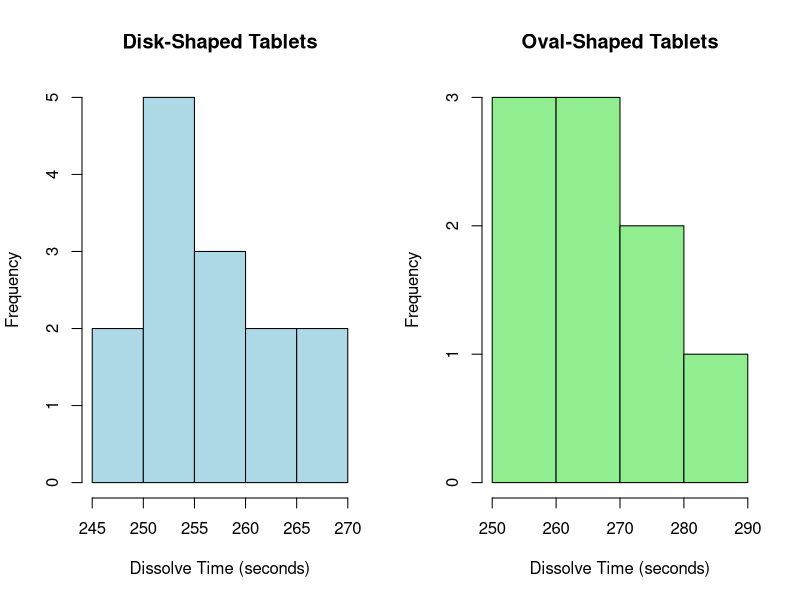
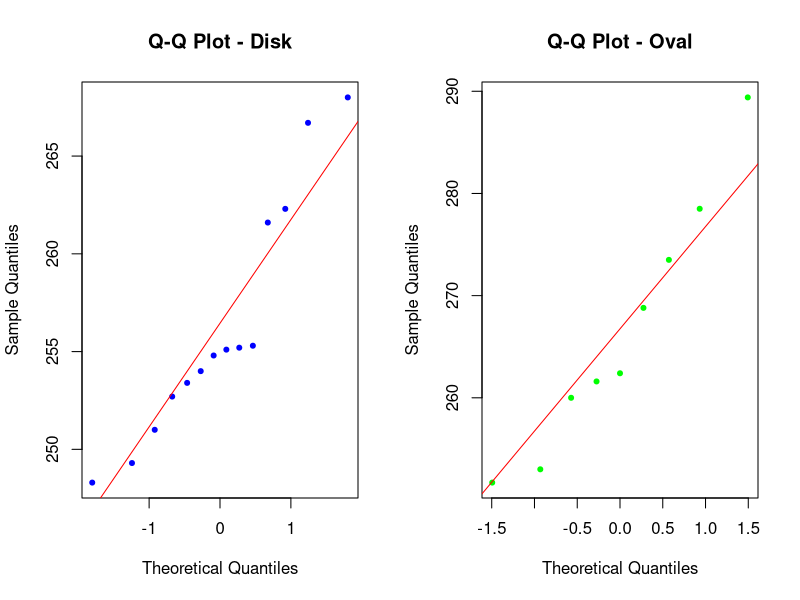
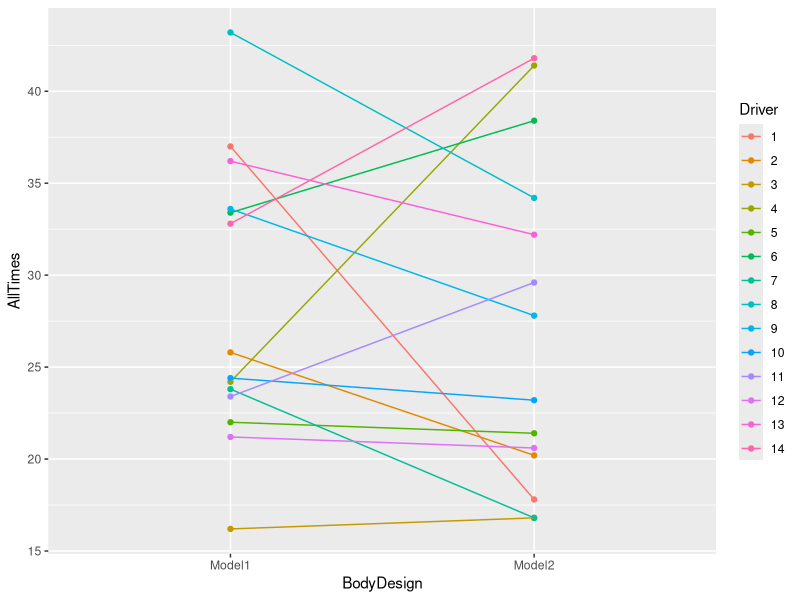
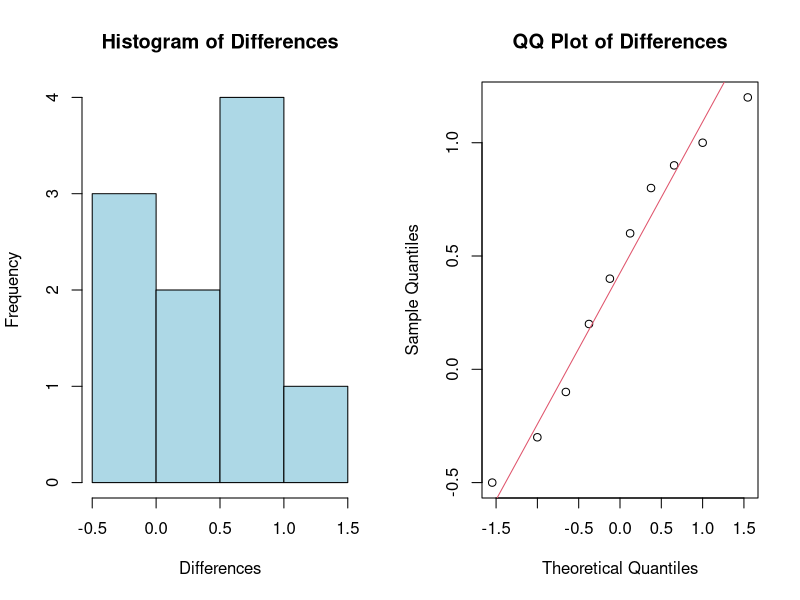

Recreate these plots in R, in order.
## ---- chunk 1
knitr::opts_chunk$set(echo = TRUE)
## ---- chunk 2
# Dissolve time data
disk_data <- c(268.0, 249.3, 255.2, 252.7, 254.0, 261.6, 248.3, 266.7, 254.8, 255.1, 262.3, 255.3, 251.0, 253.4)
oval_data <- c(268.8, 260.0, 273.5, 251.7, 278.5, 289.4, 261.6, 253.0, 262.4)

# Numeric summaries
disk_summary <- c(mean(disk_data), median(disk_data), var(disk_data), length(disk_data))
oval_summary <- c(mean(oval_data), median(oval_data), var(oval_data), length(oval_data))

# Print summaries
cat("Disk Summary:", disk_summary, "\n")
cat("Oval Summary:", oval_summary, "\n")

# Create histograms
par(mfrow=c(1,2))
hist(disk_data, main="Disk-Shaped Tablets", xlab="Dissolve Time (seconds)", col="lightblue", border="black")
hist(oval_data, main="Oval-Shaped Tablets", xlab="Dissolve Time (seconds)", col="lightgreen", border="black")

# Create Q-Q plots
par(mfrow=c(1,2))
qqnorm(disk_data, main="Q-Q Plot - Disk", col="blue", pch=20)
qqline(disk_data, col="red")
qqnorm(oval_data, main="Q-Q Plot - Oval", col="green", pch=20)
qqline(oval_data, col="red")

## ---- chunk 3
# Data
disk <- c(268.0, 249.3, 255.2, 252.7, 254.0, 261.6, 248.3, 266.7, 254.8, 255.1, 262.3, 255.3, 251.0, 253.4)
oval <- c(268.8, 260.0, 273.5, 251.7, 278.5, 289.4, 261.6, 253.0, 262.4)

# Two-sample t-test with unequal variances
result <- t.test(disk, oval, var.equal = FALSE)

# Display the result
print(result)

## ---- chunk 4
boottwo = function(dat1, dat2, nboot) {
bootstat = numeric(nboot) #Make Empty Vector for t* to fill
obsdiff = mean(dat1) - mean(dat2)
n1 = length(dat1)
n2 = length(dat2)
for(i in 1:nboot) {
samp1 = sample(dat1, size = n1, replace = T) #Sample From Sample Data
samp2 = sample(dat2, size = n2, replace = T)
bootmean1 = mean(samp1)
bootmean2 = mean(samp2)
bootvar1 = var(samp1)
bootvar2 = var(samp2)
bootstat[i] = ((bootmean1 - bootmean2) - obsdiff)/sqrt((bootvar1/n1) +
(bootvar2/n2)) #Compute and Save “bootstrap t” value
}
return(bootstat)
}
## ---- chunk 5
boot = boottwo(disk_data, oval_data, 30000)
t_obs = (mean(disk_data) - mean(oval_data) - 0)/(sqrt((var(disk_data)/length(disk_data)) + (var(oval_data)/length(oval_data))))
summa = sum(boot <= t_obs) + sum(boot >= t_obs)
pvalue = 2 * (1/summa)
pvalue
## ---- chunk 6
quantile(boot, probs = c(0.005,0.995))
sqrt(var(disk_data)/length(disk_data) + var(oval_data)/length(oval_data))
higher = mean(disk_data) - mean(oval_data) - -2.800586 * (sqrt((var(disk_data)/length(disk_data)) + (var(oval_data)/length(oval_data))))
lower = mean(disk_data) - mean(oval_data) - 3.867212 * (sqrt((var(disk_data)/length(disk_data)) + (var(oval_data)/length(oval_data))))

lower
higher
## ---- chunk 7
# Data
polluted <- c(21.3, 18.7, 23.0, 17.1, 16.8, 20.9, 19.7)
unpolluted <- c(14.2, 18.3, 17.2, 18.4, 20.0)

# Wilcoxon Rank Sum Test
result <- wilcox.test(polluted, unpolluted, alternative = "greater")

# Print the result
cat("Wilcoxon Rank Sum Test:\n")
cat("W statistic:", result$statistic, "\n")
cat("P-value:", result$p.value, "\n")

# Conclusion
alpha <- 0.05
if (result$p.value < alpha) {
  cat("Conclusion: Reject the null hypothesis at the", alpha, "level.\n")
} else {
  cat("Conclusion: Fail to reject the null hypothesis at the", alpha, "level.\n")
}

## ---- chunk 8
Model1=c(37.0, 25.8, 16.2, 24.2, 22.0, 33.4, 23.8, 43.2, 33.6, 24.4, 23.4, 21.2, 36.2, 32.8)
Model2=c(17.8, 20.2, 16.8, 41.4, 21.4, 38.4, 16.8, 34.2, 27.8, 23.2, 29.6, 20.6, 32.2, 41.8)
Driver=1:14

AllTimes<-c(Model1, Model2)
BodyDesign<-as.factor(c(rep("Model1", 14), rep("Model2", 14)))
Driver<-as.factor(rep(Driver,2))

Parking_data<-data.frame(AllTimes, BodyDesign, Driver)

require(ggplot2)
ggplot(data=Parking_data, aes(x=BodyDesign, y=AllTimes, color=Driver, group=Driver))+
  geom_point()+
  geom_line()

## ---- chunk 9
# Sample data (replace this with your actual data)
differences <- c(1.2, 0.8, -0.5, 1.0, 0.2, -0.1, -0.3, 0.6, 0.9, 0.4)

# Histogram
hist(differences, main = "Histogram of Differences", xlab = "Differences", col = "lightblue", border = "black")

# QQ plot
qqnorm(differences, main = "QQ Plot of Differences")
qqline(differences, col = 2)

## ---- chunk 10
# Sample data (replace this with your actual data)
model1 <- c(37.0, 25.8, 16.2, 24.2, 22.0, 33.4, 23.8, 43.2, 33.6, 24.4, 23.4, 21.2, 36.2, 32.8)
model2 <- c(17.8, 20.2, 16.8, 41.4, 21.4, 38.4, 16.8, 34.2, 27.8, 23.2, 29.6, 20.6, 32.2, 41.8)

# Conduct matched-pair t-test
result <- t.test(model1, model2, paired = TRUE)

# Print the result
cat("Matched-Pair T-Test Result:\n")
cat("Test Statistic:", result$statistic, "\n")
cat("P-value:", result$p.value, "\n")

# Check significance at 1% level
alpha <- 0.01
if (result$p.value < alpha) {
  cat("Conclusion: Reject the null hypothesis at the", alpha, "level.\n")
} else {
  cat("Conclusion: Fail to reject the null hypothesis at the", alpha, "level.\n")
}

## ---- chunk 11
# Sample data (replace this with your actual data)
model1 <- c(37.0, 25.8, 16.2, 24.2, 22.0, 33.4, 23.8, 43.2, 33.6, 24.4, 23.4, 21.2, 36.2, 32.8)
model2 <- c(17.8, 20.2, 16.8, 41.4, 21.4, 38.4, 16.8, 34.2, 27.8, 23.2, 29.6, 20.6, 32.2, 41.8)

# Calculate differences
differences <- model1 - model2

# Number of pairs
n <- length(differences)

# Calculate mean of the differences
mean_diff <- mean(differences)

# Calculate standard deviation of the differences
sd_diff <- sd(differences)

# Calculate standard error of the mean
se <- sd_diff / sqrt(n)

# Calculate t-value
t_value <- mean_diff / se

# Degrees of freedom
df <- n - 1

# Calculate two-sided p-value
p_value <- 2 * pt(abs(t_value), df, lower.tail = FALSE)

# Print results
cat("Mean of Differences:", mean_diff, "\n")
cat("Standard Deviation of Differences:", sd_diff, "\n")
cat("Standard Error of the Mean:", se, "\n")
cat("t-value:", t_value, "\n")
cat("Degrees of Freedom:", df, "\n")
cat("p-value:", p_value, "\n")

## ---- chunk 12
# Calculate margin of error
margin_of_error <- qt(0.995, df) * se  # 0.995 corresponds to a 99% confidence level

# Calculate confidence interval
confidence_interval <- c(mean_diff - margin_of_error, mean_diff + margin_of_error)

# Print results
cat("Mean Difference:", mean_diff, "\n")
cat("Margin of Error:", margin_of_error, "\n")
cat("99% Confidence Interval:", confidence_interval, "\n")
## ---- chunk 13
# Sample data (replace this with your actual data)
model1 <- c(37.0, 25.8, 16.2, 24.2, 22.0, 33.4, 23.8, 43.2, 33.6, 24.4, 23.4, 21.2, 36.2, 32.8)
model2 <- c(17.8, 20.2, 16.8, 41.4, 21.4, 38.4, 16.8, 34.2, 27.8, 23.2, 29.6, 20.6, 32.2, 41.8)

# Calculate differences
differences <- model1 - model2

# Wilcoxon Signed Rank Test
wilcox_result <- wilcox.test(differences, mu = 0, alternative = "two.sided")

# Print the result
cat("Wilcoxon Signed Rank Test Result:\n")
cat("Test Statistic:", wilcox_result$statistic, "\n")
cat("P-value:", wilcox_result$p.value, "\n")

## ---- chunk 14
# Number of students who improved
n_plus <- 4

# Number of students who scored lower
n_minus <- 12

# Number of students with no change
n_zero <- 1

# Total number of students
n <- n_plus + n_minus + n_zero

# Test statistic
T <- min(n_plus, n_minus)

# Calculate the p-value for a one-sided Sign Test
# For less than null hypothesis
p_value_less <- pbinom(T, size = n, prob = 0.5)

# For greater than null hypothesis
p_value_greater <- 1 - pbinom(T - 1, size = n, prob = 0.5)

# Print the p-values
print(p_value_less)
print(p_value_greater)

## ---- chunk 15
n = 8 
manytimes = 100000
stat1 = rep(9, manytimes) 
stat2 = rep(9, manytimes) 

for (i in 1:manytimes){
  samp = rnorm(n, mean=50, sd=5) 
  stat1[i] = (mean(samp) - 50)/(5/sqrt(n))
  stat2[i] = (mean(samp) - 50)/(sd(samp)/sqrt(n))
}
sd(stat1)
## ---- chunk 16
Funds=c(2, 5, 7, 19, 23, 57, 83, 120, 221, 359)
sum(Funds > median(Funds))
sum(Funds != 85 )
sum(Funds != median(Funds))
sum(Funds > 85 )
(median(Funds)- 85) / (sd(Funds) / sqrt(10))
